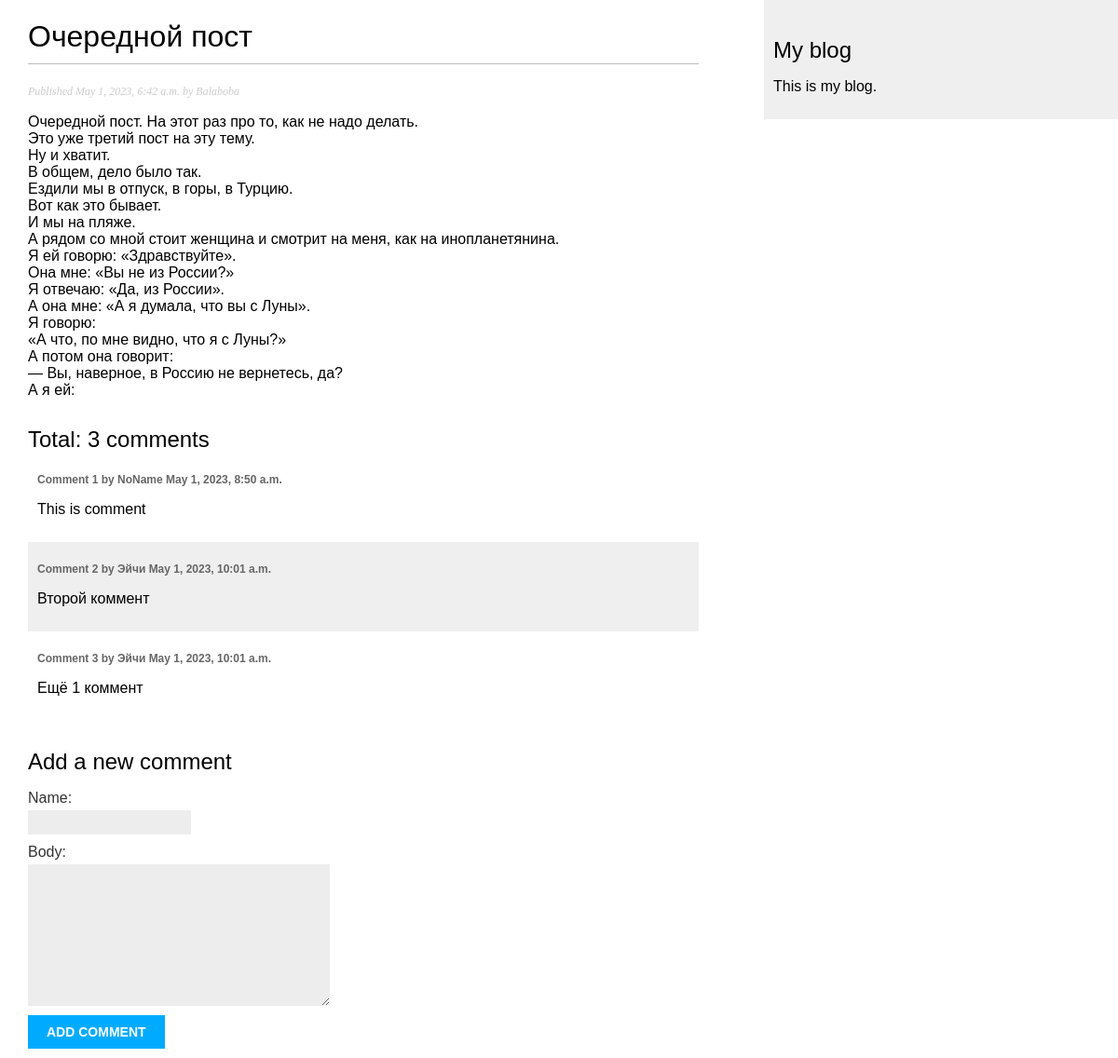
Page /2023/5/1/ocherednoj-post/ on the committed database.
### core/models.py (models this page shows, shortened)
class Post(models.Model):
    class Status(models.TextChoices):
        DRAFT = "DF", "Draft"
        PUBLISHED = "PB", "Published"
    title: models.CharField = models.CharField(max_length=250)
    author: models.ForeignKey = models.ForeignKey(
        User, on_delete=models.CASCADE, related_name="blog_posts")
    slug: models.SlugField = models.SlugField(
        max_length=250, unique_for_date='publish')
    body: models.TextField = models.TextField()
    publish: models.DateTimeField = models.DateTimeField(default=timezone.now)
    created: models.DateTimeField = models.DateTimeField(auto_now_add=True)
    updated: models.DateTimeField = models.DateTimeField(auto_now=True)
    status: models.CharField = models.CharField(max_length=2,
                                                choices=Status.choices,
                                                default=Status.DRAFT)
    objects: models.Manager = models.Manager()
    published = PublishedManager()
    class Meta:
        ordering = ["-publish"]
        indexes = [models.Index(fields=['-publish'])]
        db_table = "post"

class Comment(models.Model):
    post: models.ForeignKey = models.ForeignKey(Post,
                             on_delete=models.CASCADE,
                             related_name='comments')
    name: models.CharField = models.CharField(max_length=80)
    body: models.TextField = models.TextField()
    created: models.DateTimeField = models.DateTimeField(auto_now_add=True)
    updated: models.DateTimeField = models.DateTimeField(auto_now=True)
    active: models.BooleanField = models.BooleanField(default=True)
    commentrue = CommentrueManager()
    class Meta:
        ordering = ["created"]
        indexes = [models.Index(fields=["created"])]

### core/views.py (the view)
def post_detail(request: HttpRequest, year: int, month: int,
                day: int, post: Any) -> HttpResponse:
    post_view: Post = get_object_or_404(
        Post,
        status=Post.Status.PUBLISHED,
        slug=post,
        publish__year=year,
        publish__month=month,
        publish__day=day)
    comments = Comment.commentrue.all()
    form = CommentForm()
    context = {"post": post_view,
               "comments": comments,
               "form": form}
    return render(request, "core/post/detail.html", context=context)

### core/forms.py
class CommentForm(forms.ModelForm):
    class Meta:
        model = Comment
        fields = ["name", "body"]

### core/models.py (called while the page is built)
    def get_queryset(self) -> models.QuerySet:
        return super().get_queryset().filter(active=True)

### core/templates/core/post/detail.html (shortened to what this page needs)
{% extends "core/base.html" %}
{% block content %}
    <h1>{{ post.title }}</h1>
    <p class="date">
        Published {{ post.publish }} by {{ post.author }}
    </p>
    {{ post.body|linebreaks }}
    {% with comments.count as total_comments %}
        <h2>
            Total: {{ total_comments }} comment{{ total_comments|pluralize }}
        </h2>
    {% endwith %}
    {% for comment in comments %}
        <div class="comment">
            <p class="info">
                Comment {{ forloop.counter }} by {{ comment.name }}
                {{ comment.created }}
            </p>
            {{ comment.body|linebreaks }}
        </div>
    {% empty %}
        <p> There are no comments.</p>
    {% endfor %}
    {% include "core/post/includes/comment_form.html" %}
{% endblock %}

### core/static/css/blog.css (style rules this page uses)
body { margin:0; padding:0; font-family:helvetica, sans-serif; }
h1 { font-weight:normal; border-bottom:1px solid #bbb; padding:0 0 10px 0; }
h2 { font-weight:normal; margin:30px 0 0; }
p.date { color:#ccc; font-family: georgia, serif; font-size: 12px; font-style: italic; }
label { float:left; clear:both; color:#333; margin-bottom:4px; }
input, textarea { clear:both; float:left; margin:0 0 10px; background:#ededed; border:0; padding:6px 10px; font-size:12px; }
.comment { padding:10px; }
.comment:nth-child(even) { background:#efefef; }
.comment .info { font-weight:bold; font-size:12px; color:#666; }

### rows in the picture
Post: title "Очередной пост", publish "May 1, 2023, 6:42 a.m.", author "Balaboba", body "Очередной пост. На этот раз про то, как не надо делать. Это уже третий пост на эту тему. Ну и хватит. В общем, дело было так. Ездили мы в отпуск, в горы, в Турцию. Вот как это бывает. И мы на пляже. А рядом со мной стоит женщина и смотрит на меня, как на инопланетянина. Я ей говорю: «Здравствуйте». Она мне: «Вы не из России?» Я отвечаю: «Да, из России». А она мне: «А я думала, что вы с Луны». Я говорю: «А что, по мне видно, что я с Луны?» А потом она говорит: — Вы, наверное, в Россию не вернетесь, да? А я ей:"
Comment: name "NoName", created "May 1, 2023, 8:50 a.m.", body "This is comment"
Comment: name "Эйчи", created "May 1, 2023, 10:01 a.m.", body "Второй коммент"
Comment: name "Эйчи", created "May 1, 2023, 10:01 a.m.", body "Ещё 1 коммент"

### other values in the picture
{{ total_comments }} "3"
